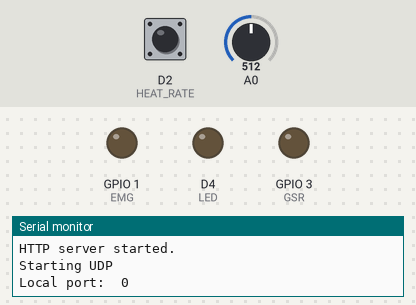
A sketch run on a simulated ESP8266 (NodeMCU). Shown: output pins drawn as LEDs (lit = HIGH), the last lines printed to the serial monitor. Dashed ring = blinking. Inputs (shaded band) come from the test bench; at power-on: D2 (HEAT_RATE) LOW, A0 = 512. Storage starts empty.

Above: at 1.2 s.
1.3 s: D2 (HEAT_RATE) driven HIGH
At 2.2 s:
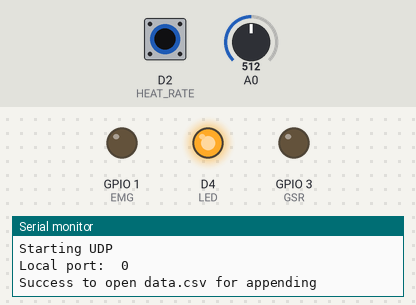
4.3 s: D2 (HEAT_RATE) pulsed LOW 2 times (0.12 s each, 0.3 s apart)
At 4.73 s:
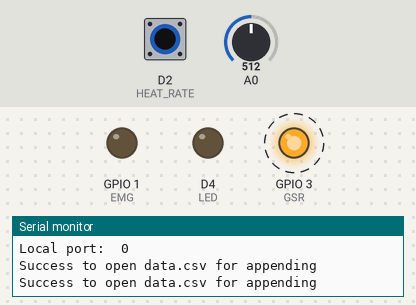
Timing chart, 0 to 7.3 s (numbered marks = the images above; inputs shaded):
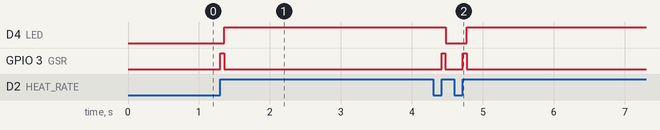

The sketch:

sketch_nov29b.ino
```cpp
#include <ESP8266WiFi.h>
#include <WiFiClient.h>
#include <ESP8266WiFiMulti.h>
#include <ESP8266mDNS.h>
#include <ESP8266WebServer.h>
#include <FS.h>
#include <SPI.h>

/*MODULES*/

#define USING_TIM_DIV1                false
#define USING_TIM_DIV16               true
#define USING_TIM_DIV256              false

#define LED D4
#define ADC A0
#define GSR 3
#define EMG 1
#define HEAT_RATE D2

#define TIMER_INTERVAL_MS       1000

#include "ESP8266TimerInterrupt.h"

int sensorValue=0;
int gsr_average=0;
int max_analog_dta=300;
int min_analog_dta=100;
int static_analog_dta=0;
long int currenttime=0,previoustime=0;
long gsr=0,emg=0;

unsigned char counter;
unsigned long temp[21];
unsigned long sub;
bool data_effect=true;
bool flag_from_heart_rate=false;
unsigned int heart_rate=0;
const int max_heartpluse_duty = 2000;
volatile uint32_t lastMillis = 0;

/*ESP*/

ESP8266WiFiMulti wifiMulti;

ESP8266WebServer server(80);

const char *ssid = "karol";
const char *password = "karol123";

const char* mdnsName = "esp8266";

File fsUploadFile;

WiFiUDP UDP;

ESP8266Timer ITimer;

long get_data_from_gsr(int pin);
int get_data_from_emg(int pin);
void get_data_from_heart_rate();
void init_gpio_Trans();
void interrupt();
void arrayInit();
void startWiFi();
void startSPIFFS();
void startMDNS();
void startServer();
void startUDP();
void handleNotFound();
bool handleFileRead(String path);
void handleFileUpload();
String formatBytes(size_t bytes);
String getContentType(String filename);
void clearCSV();
void appendToCSV(int x, int y, int z);
void readAndPrintCSV();

void ICACHE_RAM_ATTR interrupt(){
   if(flag_from_heart_rate==false){
      flag_from_heart_rate=true;
    }
  }

void setup() {
  pinMode(LED, OUTPUT);
  init_gpio_Trans();
  startWiFi();
  startSPIFFS();
  clearCSV();
  startMDNS();
  startServer();
  startUDP();
  ICACHE_RAM_ATTR;
  attachInterrupt(digitalPinToInterrupt(HEAT_RATE), interrupt, RISING);
}

int i=0,j;

void loop(void) {
  if(flag_from_heart_rate==true){
    MDNS.update();
    server.handleClient();
    get_data_from_heart_rate();
    flag_from_heart_rate=false;
  }
    MDNS.update();
    server.handleClient();
}

/*Modules GSR,EMG,HEAT RATE*/
long get_data_from_gsr(int pin){
  digitalWrite(GSR, HIGH);
  delay(1);
  long sum=0;
  for(int i=0;i<10;i++){
      sensorValue=analogRead(pin);
      sum += sensorValue;
      delay(5);
      }
   gsr_average = sum/10;
   delay(1);
   digitalWrite(GSR, LOW);
   return gsr_average;
}

int get_data_from_emg(int pin){
    digitalWrite(EMG, HIGH);
    delay(1);
    long sum = 0;
    for(int i=0; i<10; i++){
        sum += analogRead(pin);
    }
    delay(1);
    digitalWrite(EMG, LOW);
    return (sum/10);
}

void get_data_from_heart_rate(){
  static int prevHeartRate=500;
  gsr=get_data_from_gsr(ADC);
  emg=get_data_from_emg(ADC);
  digitalWrite(LED,!digitalRead(LED));
  currenttime=millis();
  if(currenttime!=previoustime){
        heart_rate=60000/(currenttime-previoustime);
  }
  if(heart_rate>(prevHeartRate*14/10)){
  appendToCSV(prevHeartRate,gsr,emg);
  }
  else{
        appendToCSV(heart_rate,gsr,emg);
  }
  prevHeartRate=heart_rate;
  previoustime=currenttime;
}

void arrayInit(){
  for(unsigned char i=0;i < 20;i ++)
  {
   temp[i]=0;
  }
  temp[20]=millis();
}

/*ESP AND SD MODULE*/

void init_gpio_Trans(){
 pinMode(GSR, OUTPUT);
 pinMode(EMG, OUTPUT);
 digitalWrite(GSR, LOW);
 digitalWrite(EMG, LOW);
  }

void startWiFi() {
  WiFi.softAP(ssid, password);
  Serial.print("access point \"");
  Serial.print(ssid);
  Serial.println("\" started");

  Serial.print("IP address:\t");
  Serial.println(WiFi.softAPIP());
}

void startSPIFFS() {
  SPIFFS.begin();
  Serial.println("SPIFFS started. Contents:");
  {
    Dir dir = SPIFFS.openDir("/");
    while (dir.next()) {
      String fileName = dir.fileName();
      size_t fileSize = dir.fileSize();
      Serial.printf("\tFS File: %s, size: %s\r\n", fileName.c_str(), formatBytes(fileSize).c_str());
    }
    Serial.printf("\n");
  }
}

void startMDNS() {
  MDNS.begin(mdnsName);
  Serial.print("mDNS responder started: http:");
  Serial.print(mdnsName);
  Serial.println(".local");
}

void startServer() {
  server.on("/edit.html",  HTTP_POST, []() {
    server.send(200, "text/plain", "");
  }, handleFileUpload);

  server.onNotFound(handleNotFound);

  server.begin();
  Serial.println("HTTP server started.");
}

void startUDP() {
 Serial.println("Starting UDP");
 UDP.begin(123);
 Serial.print("Local port:\t");
 Serial.println(UDP.localPort());
}

void handleNotFound() {
  if (!handleFileRead(server.uri())) {
    server.send(404, "text/plain", "404: File Not Found");
  }
}

bool handleFileRead(String path){
  Serial.println("handleFileRead: " + path);
  if(path.endsWith("/")) path += "main.html";
  String contentType = getContentType(path);
  String pathWithGz = path + ".gz";
  if(SPIFFS.exists(pathWithGz) || SPIFFS.exists(path)){
    if(SPIFFS.exists(pathWithGz))
      path += ".gz";
    File file = SPIFFS.open(path, "r");
    size_t sent = server.streamFile(file, contentType);
    file.close();
    Serial.println(String("\tSent file: ") + path);
    return true;
  }
  Serial.println(String("\tFile Not Found: ") + path);
  return false;
}

void handleFileUpload() {
  HTTPUpload& upload = server.upload();
  String path;
  if (upload.status == UPLOAD_FILE_START) {
    path = upload.filename;
    if (!path.startsWith("/")) path = "/" + path;
    if (!path.endsWith(".gz")) {
      String pathWithGz = path + ".gz";
      if (SPIFFS.exists(pathWithGz))
        SPIFFS.remove(pathWithGz);
    }
    Serial.print("handleFileUpload Name: ");
    Serial.println(path);
    fsUploadFile = SPIFFS.open(path, "w");
    path = String();
  } else if (upload.status == UPLOAD_FILE_WRITE) {
    if (fsUploadFile)
      fsUploadFile.write(upload.buf, upload.currentSize);
  } else if (upload.status == UPLOAD_FILE_END) {
    if (fsUploadFile) {
      fsUploadFile.close();
      Serial.print("handleFileUpload Size: ");
      Serial.println(upload.totalSize);
      server.send(303);
    } else {
      server.send(500, "text/plain", "500: couldn't create file");
    }
  }
}

String formatBytes(size_t bytes) {
  if (bytes < 1024) {
    return String(bytes) + "B";
  } else if (bytes < (1024 * 1024)) {
    return String(bytes / 1024.0) + "KB";
  } else if (bytes < (1024 * 1024 * 1024)) {
    return String(bytes / 1024.0 / 1024.0) + "MB";
  }
  return "0";
}

String getContentType(String filename){
  if(filename.endsWith(".html")) return "text/html";
  else if(filename.endsWith(".css")) return "text/css";
  else if(filename.endsWith(".js")) return "application/javascript";
  else if(filename.endsWith(".gz")) return "application/x-gzip";
  return "text/plain";
}

void clearCSV() {
  File datalog = SPIFFS.open("/data.csv", "w");

  if (!datalog) {
    Serial.println("Failed to open data.csv for clearing");
    return;
  }
  datalog.truncate(0);
  datalog.close();
}

void appendToCSV(int x, int y, int z) {
  File datalog = SPIFFS.open("/data.csv", "a");

  if (!datalog) {
    Serial.println("Failed to open data.csv for appending");
    return;
  }
  else{
    Serial.println("Success to open data.csv for appending");
    }
  datalog.print(x);
  datalog.print(',');
  datalog.print(y);
  datalog.print(',');
  datalog.println(z);
  datalog.close();

}

void readAndPrintCSV() {
  File datalog = SPIFFS.open("/data.csv", "r");
  if (!datalog) {
    Serial.println("Failed to open data.csv for reading");
    return;
  }

  while (datalog.available()) {
    String line = datalog.readStringUntil('\n');
    Serial.println(line);
  }

  datalog.close();
}
```

Measured:
- after the input at 1.3 s, D4 (LED): LOW → HIGH after 0.06 s; GPIO 3 (GSR): LOW → HIGH at once, → LOW 0.05 s later
- after the input at 4.3 s, D4 (LED): HIGH → LOW after 0.18 s, → HIGH 0.30 s later; GPIO 3 (GSR): alternates HIGH for 0.05 s and LOW for 0.25 s, 4 changes in all, then stays LOW, starting after 0.12 s
